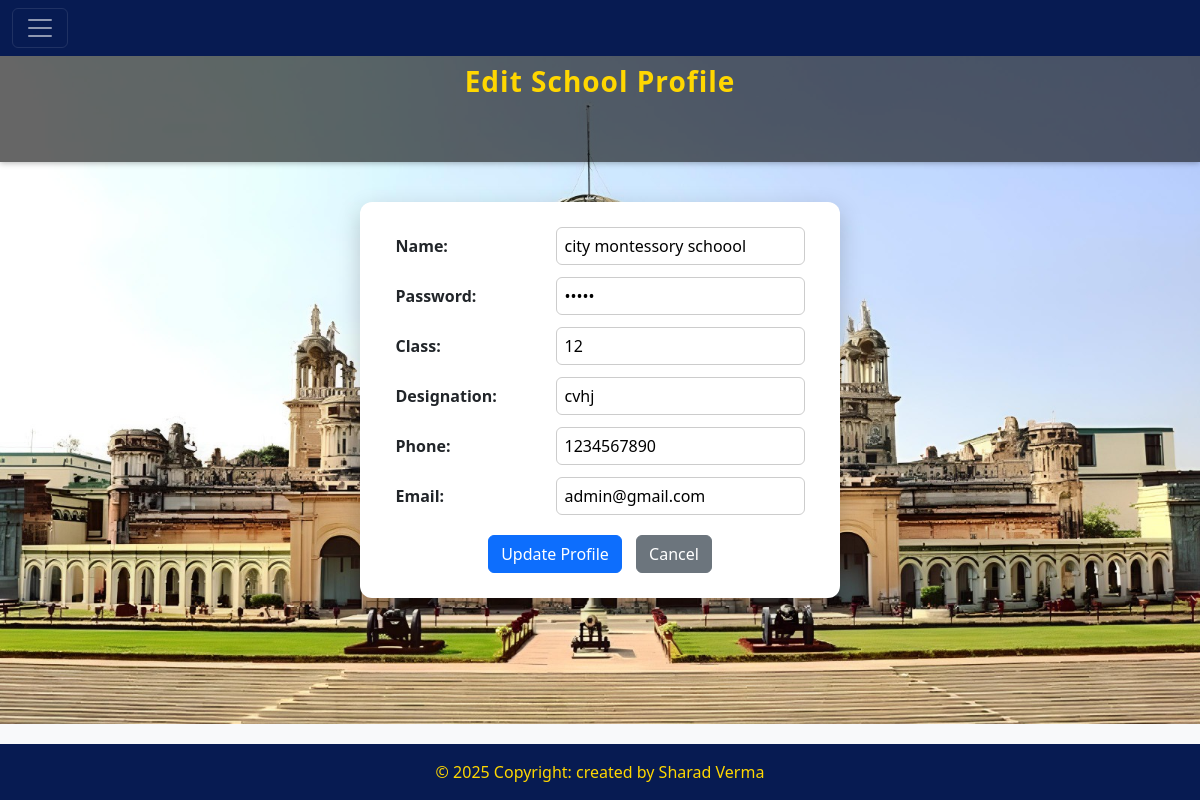
The app's page /edit-profile-school/ (signed in) with its own data.
### school_app/models.py (models this page shows, shortened)
class School(models.Model):
    school_name = models.CharField(max_length=100,null=False)
    school_class = models.CharField(max_length=10,null=False)
    school_designation = models.CharField(max_length=100,null=False)
    school_phone_number = models.CharField(max_length=10,null=False)
    school_email = models.CharField(max_length=100,primary_key=True)
    school_password = models.CharField(max_length=45,null=False)

### school_app/school_views.py (the view, shortened to what this page needs)
# urls.py: path("edit-profile-school/",school_views.edit_profile_school,name="edit_profile_school"),
def edit_profile_school(request):
    if request.method=="GET":
        email = request.session["school_key"]
        school_obj = School.objects.get(school_email=email)
        school_dict = {"school":school_obj}
        return render(request,'school_app/school/school_edit_profile.html',school_dict)

### school_app/templates/school_app/school/school_edit_profile.html (shortened to what this page needs)
<!DOCTYPE html>
{% load static %}
<html lang="en">
<head>
    {% include 'school_app/common/common_css.html' %}
</head>
<body>
<div class="main-div">
    {% include 'school_app/student/student_header.html' %}
    <div class="banner">
        Edit School Profile
    </div>
    <div class="profile-div">
        <form method="POST">
            <div class="field-row">
                <label>Name:</label>
                <input type="text" name="school_name" value="{{ school.school_name }}" required>
            </div>
            <div class="field-row">
                <label>Password:</label>
                <input type="password" name="school_password" value="{{ school.school_password }}" required>
            </div>
            <div class="field-row">
                <label>Class:</label>
                <input type="text" name="school_class" value="{{ school.school_class }}" required>
            </div>
            <div class="field-row">
                <label>Designation:</label>
                <input type="text" name="school_designation" value="{{ school.school_designation }}" required>
            </div>
            <div class="field-row">
                <label>Phone:</label>
                <input type="text" name="school_phone_number" value="{{ school.school_phone_number }}" required>
            </div>
            <div class="field-row">
                <label>Email:</label>
                <input type="email" value="{{ school.school_email }}" readonly>
            </div>
            <div class="text-center">
                <button type="submit" class="btn btn-primary">Update Profile</button>
                <a href="{% url 'dashboard_school' %}">
                    <button type="button" class="btn btn-secondary">Cancel</button>
                </a>
            </div>
        </form>
    </div>
</div>
{% include 'school_app/common/footer.html' %}
</body>
</html>

### school_app/static/school_app/css/custom_style.css (style rules this page uses)
html,body { min-height: 100vh; display: flex; flex-direction: column; }
.main-div { flex:1 }

### records on screen
School: school_name "city montessory schoool", school_class "12", school_designation "cvhj", school_phone_number "1234567890", school_email "admin@gmail.com"
